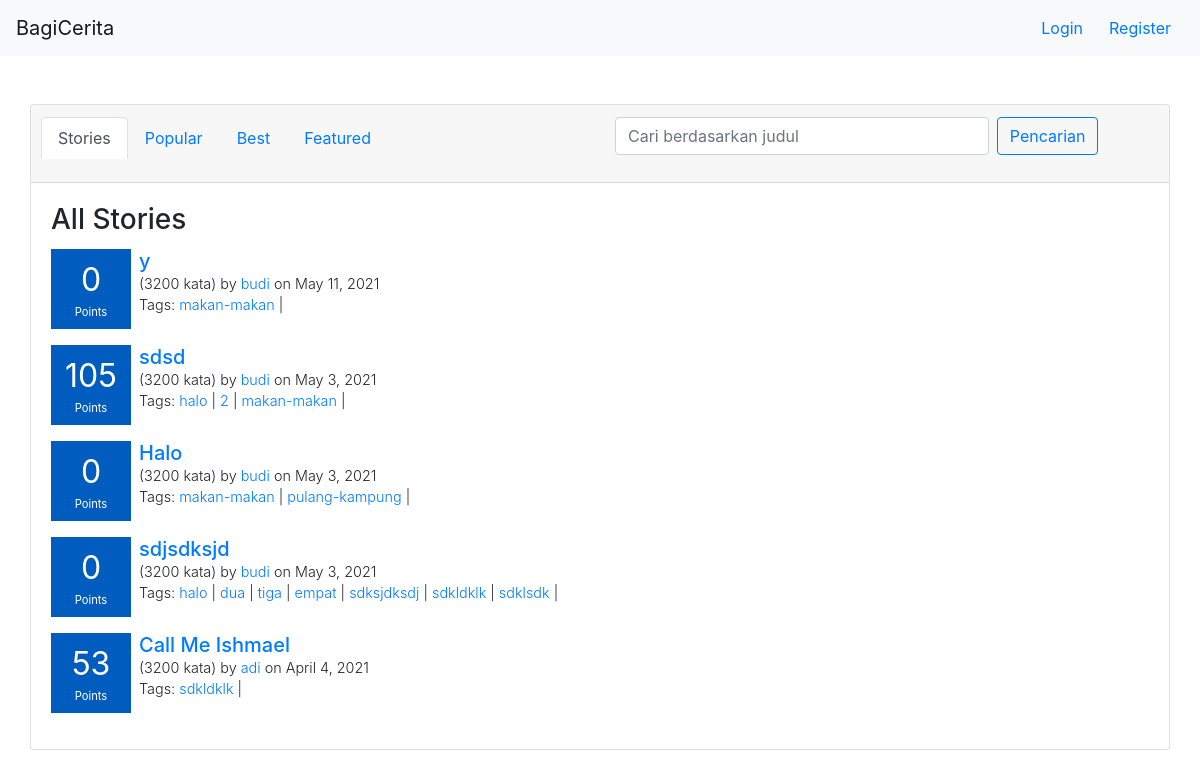
/stories/, run on an earlier commit of the app's database.
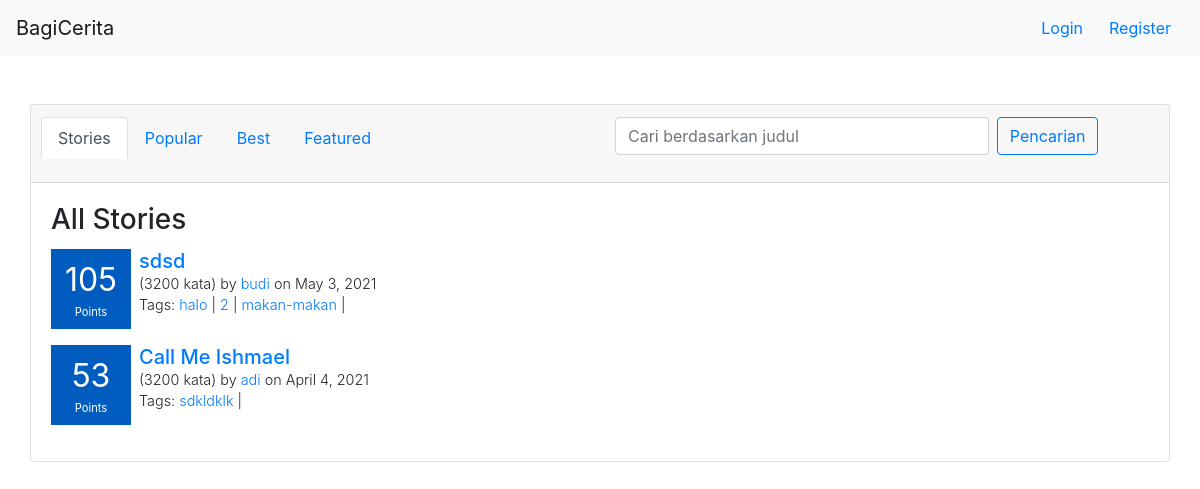
And on a later commit of the database.
### story/models.py (models this page shows, shortened)
class Story(models.Model):
    title = models.CharField(max_length=120,blank=True)
    date_posted = models.DateField(null=True, blank=True)
    content = models.TextField(blank=True,null=True)
    user = models.ForeignKey(User, on_delete=models.CASCADE,default=None)
    class Meta:
        ordering = ["-date_posted"]

class Tag(models.Model):
    name = models.CharField(max_length=120,blank=True)
    stories = models.ManyToManyField(Story)

### story/views.py (the view)
# urls.py: path('',stories_view,name="stories"),
def stories_view(request):
    context={
        "page":"stories"
    }
    stories = get_stories()
    if(request.GET.get('tag')):
        tag = request.GET.get('tag')
        stories = get_stories(search={"search_by":"tag","key":tag})
        context["page"] = "search-by-tag"
        context["tag"] = tag
    elif(request.GET.get("judul")):
        judul = request.GET.get("judul")
        stories = get_stories(search={"search_by":"judul","key":judul})
        context["page"] = "search-by-judul"
        context["judul"] = judul
    context["stories"] = stories
    return render(request,"story/stories.html",context)

### bagicerita/context_processor.py (called while the page is built)
def get_auth_form(request):
    registerForm = UserCreationForm()
    return{
        'register_form':registerForm
    }

def check_if_logged_in(request):
    if request.user.is_authenticated:
        return{
            'logged_in':True,
            'username':request.user.username
        }
    else:
        return {
            'logged_in':False
        }

### bagicerita/helpers.py (called while the page is built)
def get_story(story):
    story.tags = story.tag_set.all()
    story = calculate_story_rating(story)
    return story

def calculate_story_rating(story):
    comments = story.comment_set.filter(replied_comment_id=0)
    story_rating=0
    for comment in comments:
        story_rating+=comment.rating
    story.rating = story_rating
    return story

### story/templatetags/story_tags.py (called while the page is built)
@register.inclusion_tag('story/story_box.html')
def story_box_tag(story):
    return {'story':story}

### templates/story/stories.html (shortened to what this page needs)
{% extends 'base.html' %}
{% load story_tags %}
{% block content %}
    {% include 'navbar.html' %}
    <div class="container">
        <div class="row mt-5">
            <div class="card" style="width: 100%">
                <div class="card-header">
                    <div class="row">
                       <div class="col-lg-6 mb-4">
                            <ul class="nav nav-tabs card-header-tabs">
                                <li class="nav-item">
                                    <a class="nav-link {% if page == 'stories' %} active {% endif %}" aria-current="true" href="/stories">Stories</a>
                                </li>
                                <li class="nav-item">
                                    <a class="nav-link {% if page == 'popular' %} active {% endif %} " href="/stories/popular">Popular</a>
                                </li>
                                <li class="nav-item">
                                    <a class="nav-link {% if page == 'best' %} active {% endif %}" href="/stories/best">Best</a>
                                </li>
                                <li class="nav-item">
                                    <a class="nav-link {% if page == 'featured' %} active {% endif %}" href="/stories/featured">Featured</a>
                                </li>
                            </ul>
                       </div>
                       <div class="col-lg-6">
                            <form method="GET" class="form-inline">
                                <input name="judul" class="searchbar form-control mr-2" type="text" placeholder="Cari berdasarkan judul" aria-label="Search">
                                <button class="btn btn-outline-primary" type="submit">Pencarian</button>
                            </form>
                       </div>
                    </div>
                </div>
                <div class="card-body">
                    <h3 class="card-title">
                        {%if page == "stories" %}
                            All Stories
                        {%elif page == "popular" %}
                            Popular Stories
                        {%elif page == "best" %}
                            Best Stories
                        {%elif page == "search-by-tag" %}
                            Tag: {{tag}}
                        {%elif page == "search-by-judul" %}
                            Judul: {{judul}}
                        {%else %}
                            Featured Stories
                        {% endif %}
                    </h3>
                    {% for story in stories %}
                        {% story_box_tag story %}
                    {% endfor %}
                </div>
            </div>
        </div>
    </div>
{% endblock %}

### templates/story/story_box.html
<div class="story-box mb-3">
    <div class="score-box mr-2">
        <div class="points-number text-center mb-0">{{story.rating}}</div>
        <div class="points-text text-center">Points</div>
    </div>
    <div class="info">
        <h5 class="mb-0"><a href="/stories/{{story.id}}">{{story.title}}</a></h5>
        <span class="text-story-info text font-weight-light">(3200 kata) by <a href="/user/{{story.user.username}}/profile">{{story.user.username}}</a> on {{story.date_posted}}</span>
        <span class="text-story-info text tags font-weight-light">Tags:
            {% for tag in  story.tags%}
                <a href="/stories?tag={{tag.name}}">{{tag.name}}</a> |
            {% endfor %}
        </span>
    </div>
</div>

What changed in the data, as far as the page shows it:
removed Story: rating "0", title "y", user.username "budi", date_posted "May 11, 2021", Tag (name "makan-makan")
removed Story: rating "0", title "Halo", user.username "budi", date_posted "May 3, 2021", Tag (name "makan-makan")
no longer on this page (row unchanged): Tag: name "pulang-kampung", shown under "0"
removed Story: rating "0", title "sdjsdksjd", user.username "budi", date_posted "May 3, 2021", Tag (name "halo"), Tag (name "sdkldklk")
no longer on this page (row unchanged): Tag: name "dua", shown under "0"
no longer on this page (row unchanged): Tag: name "tiga", shown under "0"
no longer on this page (row unchanged): Tag: name "empat", shown under "0"
no longer on this page (row unchanged): Tag: name "sdksjdksdj", shown under "0"
no longer on this page (row unchanged): Tag: name "sdklsdk", shown under "0"
